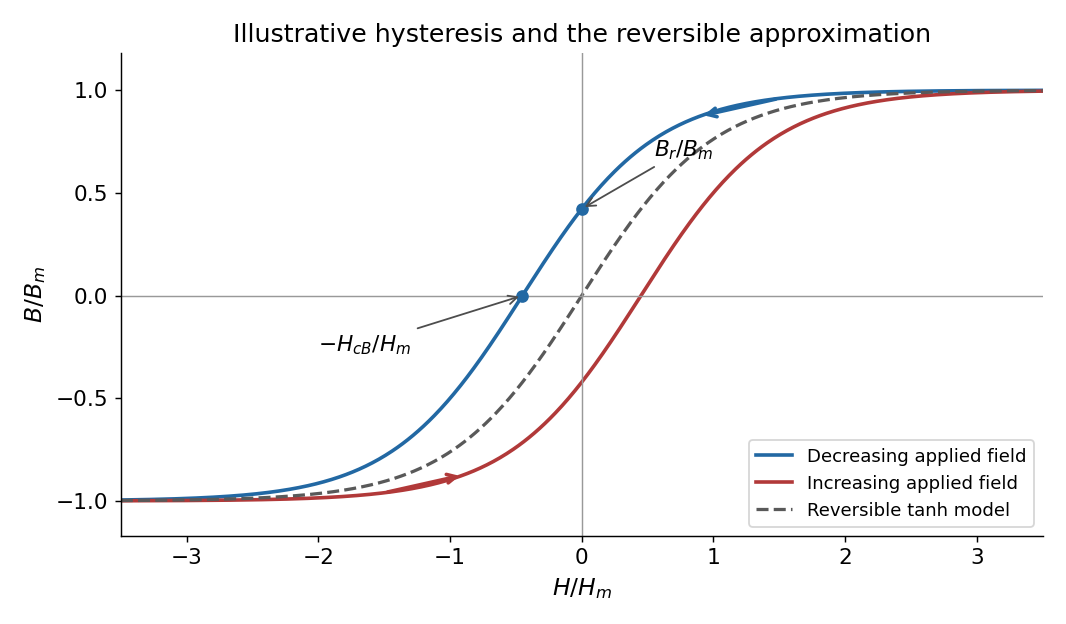

The script that drew this image:
from pathlib import Path
import numpy as np
import matplotlib
matplotlib.use('Agg')
import matplotlib.pyplot as plt

plt.rcParams.update({'font.size': 12, 'axes.titlesize': 14, 'axes.labelsize': 13})
fig, ax = plt.subplots(figsize=(8.2, 4.8), dpi=130, facecolor='white')
h=np.linspace(-3.5,3.5,701);hc=0.45;br=np.tanh(hc)
ax.plot(h,np.tanh(h+hc),lw=2,color='#2268a3',label='Decreasing applied field')
ax.plot(h,np.tanh(h-hc),lw=2,color='#b13939',label='Increasing applied field')
ax.plot(h,np.tanh(h),lw=1.8,ls='--',color='0.35',label='Reversible tanh model')
ax.axhline(0,color='0.6',lw=.8);ax.axvline(0,color='0.6',lw=.8)
ax.plot([0],[br],'o',color='#2268a3');ax.annotate(r'$B_r/B_m$',xy=(0,br),xytext=(.55,.68),arrowprops={'arrowstyle':'->','color':'0.3'})
ax.plot([-hc],[0],'o',color='#2268a3');ax.annotate(r'$-H_{cB}/H_m$',xy=(-hc,0),xytext=(-2,-.27),arrowprops={'arrowstyle':'->','color':'0.3'})
for lo,hi,shift,color in [(1.5,.9,hc,'#2268a3'),(-1.5,-.9,-hc,'#b13939')]:
 ax.annotate('',xy=(hi,np.tanh(hi+shift)),xytext=(lo,np.tanh(lo+shift)),arrowprops={'arrowstyle':'->','color':color,'lw':2})
ax.set(xlim=(-3.5,3.5),ylim=(-1.17,1.18),xlabel=r'$H/H_m$',ylabel=r'$B/B_m$',title='Illustrative hysteresis and the reversible approximation')
ax.legend(loc='lower right',fontsize=10,frameon=True,facecolor='white')
ax.spines[['top','right']].set_visible(False)
fig.tight_layout()
fig.savefig(Path.cwd()/Path(__file__).with_suffix('.png').name,facecolor='white',transparent=False)
